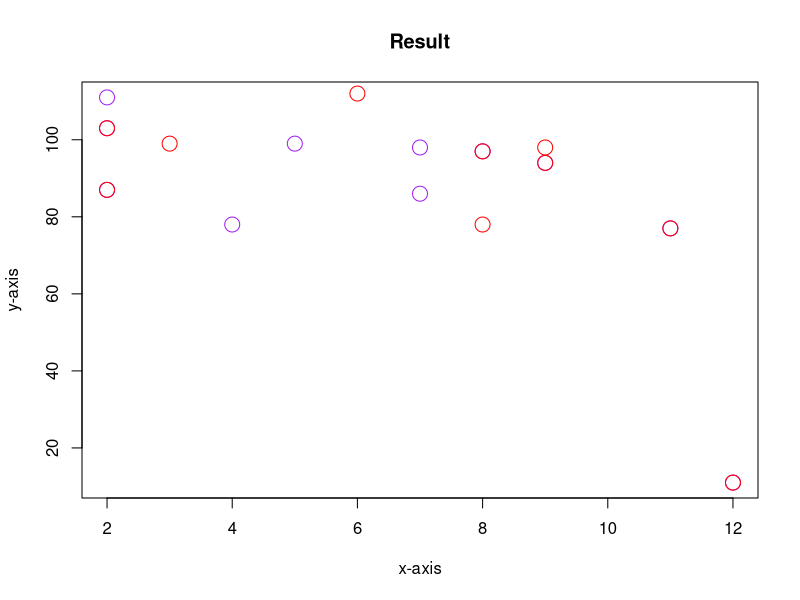
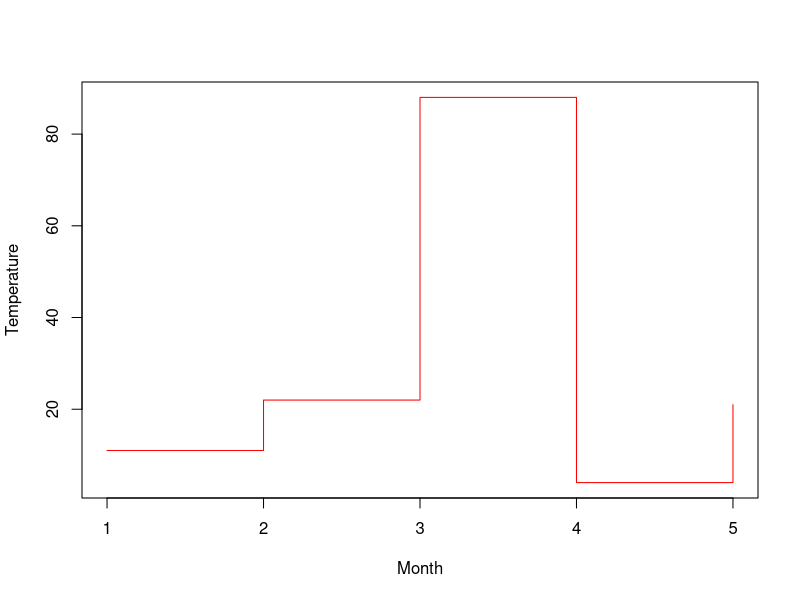
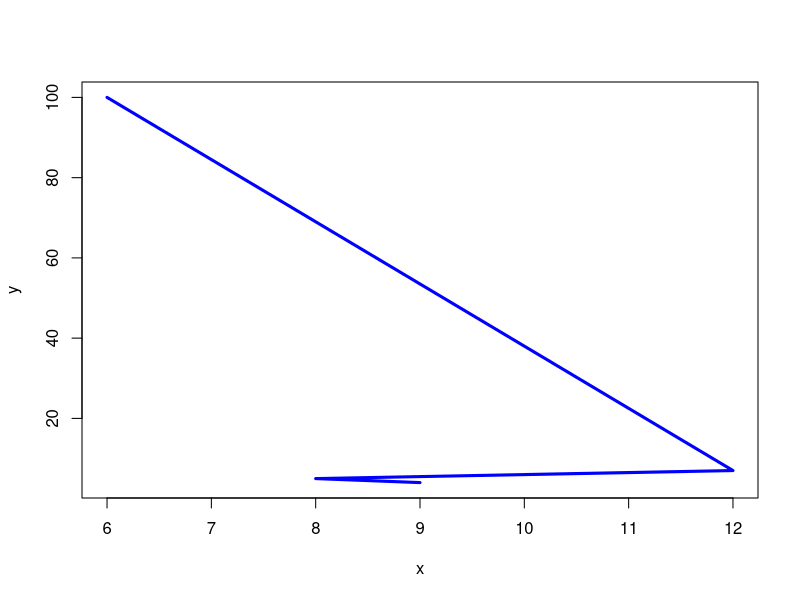
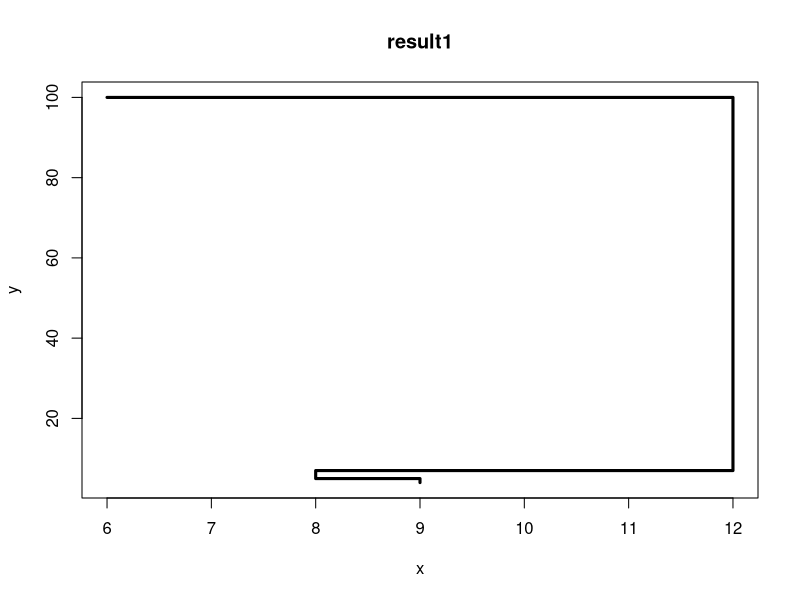

Recreate these plots in R, in order.
#####Scatter Plots ##########
x<-c(5,7,8,7,2,2,2,9,4,11,12)
y<-c(99,98,97,86,111,103,87,94,78,77,11)

plot(x,y,main="Result",xlab="x-axis",ylab="y-axis",col="Purple",cex=2)


x<-c(3,9,8,54,6,2,2,9,8,11,12)
y<-c(99,98,97,86,112,103,87,94,78,77,11)
points(x, y,main="Result",xlab="x-axis",ylab="y-axis",col="Red",cex=2)


v<-c(11,22,88,4,21)
plot(v,type="s",col="red",xlab="Month",ylab="Temperature")


a<-matrix(1:24 , nrow=6,ncol=4,byrow=TRUE)
print(a)





x<-c(6,12,8,9)
y<-c(100,7,5,4)
result<-plot(x,y,type="l",col="Blue",lwd=3)
result<-plot(x,y,main="result1",type="s",col="black",lwd=3)
